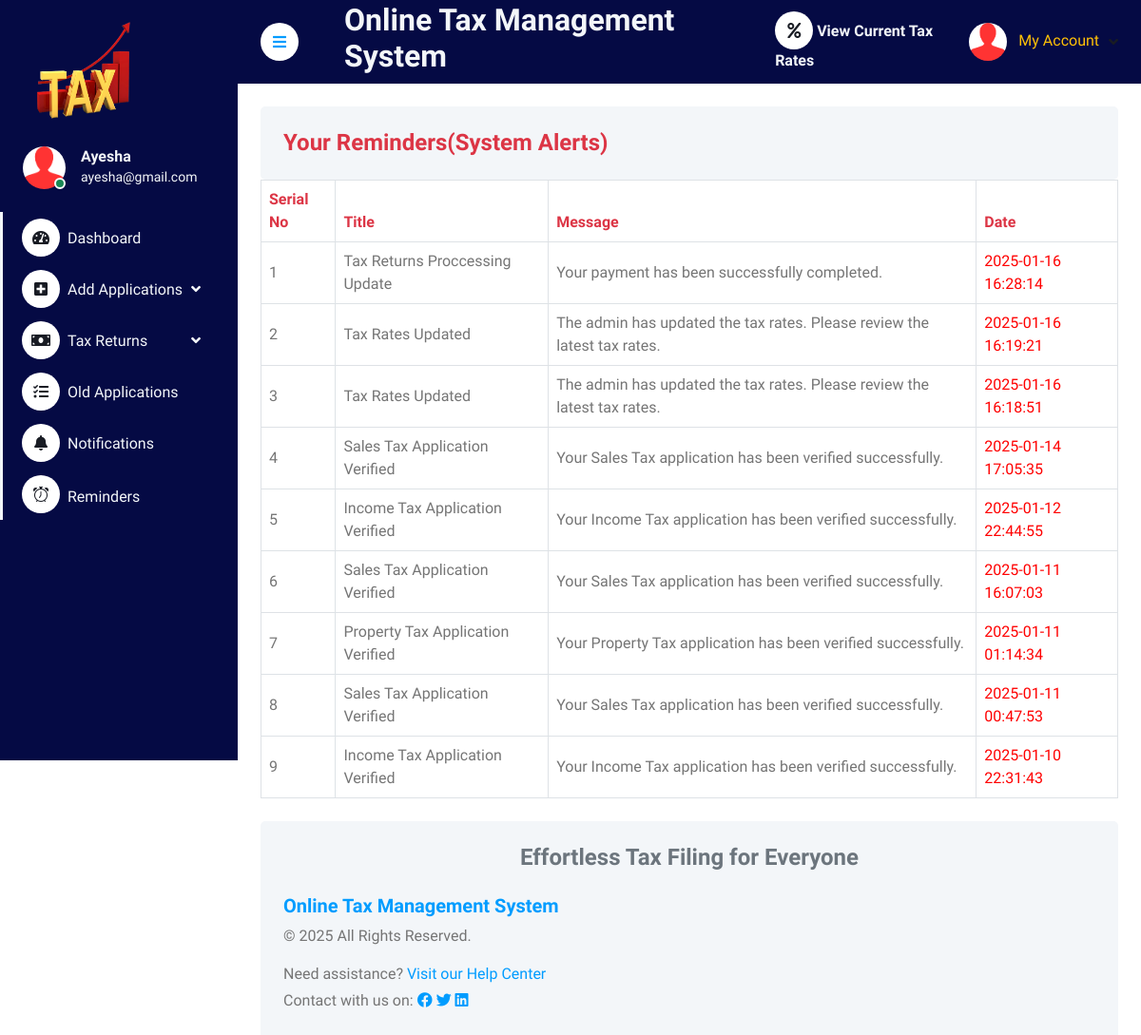
/user/view_alerts.php (signed in), run on the app's committed database.
### tables this page shows
CREATE TABLE `tbluser` (
  `ID` int(5) NOT NULL,
  `FullName` varchar(250) DEFAULT NULL,
  `MobileNumber` bigint(10) DEFAULT NULL,
  `Email` varchar(250) DEFAULT NULL,
  `Password` varchar(250) DEFAULT NULL,
  `RegDate` timestamp NULL DEFAULT current_timestamp()
);

CREATE TABLE `tblnotifications` (
  `id` int(11) NOT NULL,
  `title` varchar(255) NOT NULL,
  `message` text NOT NULL,
  `type` enum('automated','custom') NOT NULL,
  `recipient_id` int(11) DEFAULT NULL,
  `status` enum('unread','read') DEFAULT 'unread',
  `created_at` timestamp NOT NULL DEFAULT current_timestamp(),
  `admin_id` int(11) NOT NULL
);

### user/view_alerts.php (the view, shortened to what this page needs)
<?php
include('includes/dbconnection.php');
$userid = $_SESSION['ocasuid'];
?>
<!DOCTYPE html>
<html lang="en">
<head>
    <link href="https://cdnjs.cloudflare.com/ajax/libs/font-awesome/5.10.0/css/all.min.css" rel="stylesheet">
    <link href="https://cdn.jsdelivr.net/npm/bootstrap-icons@1.4.1/font/bootstrap-icons.css" rel="stylesheet">
    <link href="lib/owlcarousel/assets/owl.carousel.min.css" rel="stylesheet">
    <link href="lib/tempusdominus/css/tempusdominus-bootstrap-4.min.css" rel="stylesheet" />
    <link href="css/bootstrap.min.css" rel="stylesheet">
    <link href="css/style.css" rel="stylesheet">
</head>
<body>
    <div class="container-fluid position-relative bg-white d-flex p-0">
        <?php include_once('includes/sidebar.php'); ?>
        <div class="content">
            <?php include_once('includes/header.php'); ?>
            <div class="container-fluid pt-4 px-4">
                <div class="bg-light rounded p-4">
                    <h4 class="mb-0 text-danger">Your Reminders(System Alerts)</h4>
                </div>
                <div class="table-responsive">
                    <table class="table text-start align-middle table-bordered table-hover mb-0">
                        <thead>
                            <tr class="text-danger">
                              <th>Serial No</th>
                              <th>Title</th>
                                <th>Message</th>
                                <th>Date</th>
                            </tr>
                        </thead>
                        <tbody>
                            <?php
                                $sql = "SELECT * FROM tblnotifications WHERE type = 'automated' AND (recipient_id = :userid OR recipient_id IS NULL) ORDER BY created_at DESC";
                                $query = $dbh->prepare($sql);
                                $query->bindParam(':userid', $userid, PDO::PARAM_INT);
                                $query->execute();
                                $results = $query->fetchAll(PDO::FETCH_OBJ);
                                $c=1;
                                if (count($results) > 0) {
                                    foreach ($results as $notif) {
                                        echo "<tr>";
                                         echo "<td>$c</td>";
                                        echo "<td>" . htmlentities($notif->title) . "</td>";
                                        echo "<td>" . htmlentities($notif->message) . "</td>";
                                        echo "<td style='color: red';>" . htmlentities($notif->created_at) . "</td>";
                                        echo "</tr>";
                                        $c++;
                                    }
                                } else {
                                    echo "<tr><td colspan='3' class='text-center'>No alerts found.</td></tr>";
                                }
                            ?>
                        </tbody>
                    </table>
                </div>
            </div>
            <?php include('includes/footer.php'); ?>
        </body>
</html>

### user/includes/sidebar.php (shortened to what this page needs)
<div class="sidebar pe-4 pb-3" style="background-color: #050A44;">
    <nav class="navbar bg-transparent navbar-light">
        <a href="dashboard.php" class="navbar-brand mx-4 mb-3">
            <img src="../assets/img/logo1.png" alt="Logo" style="height: 120px; width: 130px;">
        </a>
        <div class="d-flex align-items-center ms-4 mb-4">
            <div class="position-relative">
                <img class="rounded-circle" src="img/user.jpg" alt="User" style="width: 45px; height: 45px;">
                <div class="bg-success rounded-circle border border-2 border-white position-absolute end-0 bottom-0 p-1"></div>
            </div>
            <div class="ms-3 text-light">
                <?php
                $uid=$_SESSION['ocasuid'];
                $sql="SELECT * FROM tbluser WHERE ID=:uid";
                $query = $dbh->prepare($sql);
                $query->bindParam(':uid', $uid, PDO::PARAM_STR);
                $query->execute();
                $results=$query->fetchAll(PDO::FETCH_OBJ);
                if ($query->rowCount() > 0) {
                    foreach ($results as $row) {
                ?>
                <h6 class="mb-0 text-light"><?php echo $row->FullName; ?></h6>
                <small><?php echo $row->Email; ?></small>
                <?php }} ?>
            </div>
        </div>
        <div class="navbar-nav w-100 text-light">
            <a href="dashboard.php" class="nav-item nav-link text-light"><i class="fa fa-tachometer-alt me-2 text-dark"></i>Dashboard</a>
            <div class="nav-item dropdown">
                <a href="#" class="nav-link dropdown-toggle text-light" data-bs-toggle="dropdown"><i class="fas fa-plus-square me-2 text-dark"></i>Add Applications</a>
            </div>
            <div class="nav-item dropdown">
                <a href="#" class="nav-link dropdown-toggle text-light" data-bs-toggle="dropdown"><i class="fa fa-money-bill me-2 text-dark"></i>Tax Returns</a>
            </div>
            <div class="nav-item dropdown">
                <a href="manageincometax.php" class="nav-link text-light"><i class="fas fa-tasks me-2 text-dark"></i>Old Applications</a>
            </div>
            <div class="nav-item">
                <a href="viewnotifications.php" class="nav-item nav-link text-light"><i class="fas fa-bell me-2 text-dark"></i>Notifications</a>
            </div>
            <div class="nav-item">
                <a href="view_Alerts.php" class="nav-item nav-link text-light"><i class="bi bi-alarm me-2 text-dark"></i>Reminders</a>
            </div>
        </div>
    </nav>
</div>

### user/includes/header.php (shortened to what this page needs)
<nav class="navbar navbar-expand sticky-top px-4 py-0" style="background-color: #050A44">
    <a href="#" class="sidebar-toggler flex-shrink-0 me-4">
        <i class="fa fa-bars"></i>
    </a>
    <h2 class="text-light ms-4">Online Tax Management System</h2>
    <div class="navbar-nav align-items-center ms-auto">
        <div class="nav-item">
            <a href="view_rates.php" class="nav-link fw-bold text-light"><i class="fas fa-percent text-dark"></i>
            View Current Tax Rates
            </a>
        </div>
        <div class="nav-item dropdown">
            <a href="#" class="nav-link dropdown-toggle" data-bs-toggle="dropdown">
                <img class="rounded-circle me-lg-2" src="img/user.jpg" alt="" style="width: 40px; height: 40px;">
                <?php
                $uid = $_SESSION['ocasuid'];
                $sql = "SELECT * from tbluser where ID=:uid";
                $query = $dbh->prepare($sql);
                $query->bindParam(':uid', $uid, PDO::PARAM_STR);
                $query->execute();
                $results = $query->fetchAll(PDO::FETCH_OBJ);
                $cnt = 1;
                if ($query->rowCount() > 0) {
                    foreach ($results as $row) {
                ?>
                <span class="d-none d-lg-inline-flex text-warning">My Account</span>
                <?php $cnt = $cnt + 1; }} ?>
            </a>
        </div>
    </div>
</nav>

### user/css/style.css (style rules this page uses)
:root { --primary: #009CFF; --light: #F3F6F9; --dark: #191C24; }
.sidebar { position: fixed; top: 0; left: 0; bottom: 0; width: 250px; height: 100vh; overflow-y: auto; background: var(--light); transition: 0.5s; z-index: 999; }
.content { margin-left: 250px; min-height: 100vh; background: #FFFFFF; transition: 0.5s; }
@media (min-width: 992px) { .sidebar { margin-left: 0; } }
@media (min-width: 992px) { .content { width: calc(100% - 250px); } }
.sidebar .navbar .navbar-nav .nav-link { padding: 7px 20px; color: var(--dark); font-weight: 500; border-left: 3px solid var(--light); border-radius: 0 30px 30px 0; outline: none; }
.sidebar .navbar .navbar-nav .nav-link i { width: 40px; height: 40px; display: inline-flex; align-items: center; justify-content: center; background: #FFFFFF; border-radius: 40px; }
.sidebar .navbar .dropdown-toggle::after { position: absolute; top: 15px; right: 15px; border: none; content: "\f107"; font-family: "Font Awesome 5 Free"; font-weight: 900; transition: .5s; }
.content .navbar .navbar-nav .nav-link { margin-left: 25px; padding: 12px 0; color: var(--dark); outline: none; }
.content .navbar .sidebar-toggler, .content .navbar .navbar-nav .nav-link i { width: 40px; height: 40px; display: inline-flex; align-items: center; justify-content: center; background: #FFFFFF; border-radius: 40px; }
.content .navbar .dropdown-toggle::after { margin-left: 6px; vertical-align: middle; border: none; content: "\f107"; font-family: "Font Awesome 5 Free"; font-weight: 900; transition: .5s; }

### user/view_alerts.php (style rules this page uses)
body { background-color: #f8f9fa; }

### user/includes/sidebar.php (style rules this page uses)
.sidebar { min-height: 100vh; }

### data on the page
tbluser: FullName "Ayesha", Email "ayesha@gmail.com"
tblnotifications: title "Tax Returns Proccessing Update", message "Your payment has been successfully completed.", created_at "2025-01-16 16:28:14"
tblnotifications: title "Tax Rates Updated", message "The admin has updated the tax rates. Please review the latest tax rates.", created_at "2025-01-16 16:19:21"
tblnotifications: title "Tax Rates Updated", message "The admin has updated the tax rates. Please review the latest tax rates.", created_at "2025-01-16 16:18:51"
tblnotifications: title "Sales Tax Application Verified", message "Your Sales Tax application has been verified successfully.", created_at "2025-01-14 17:05:35"
tblnotifications: title "Income Tax Application Verified", message "Your Income Tax application has been verified successfully.", created_at "2025-01-12 22:44:55"
tblnotifications: title "Sales Tax Application Verified", message "Your Sales Tax application has been verified successfully.", created_at "2025-01-11 16:07:03"
tblnotifications: title "Property Tax Application Verified", message "Your Property Tax application has been verified successfully.", created_at "2025-01-11 01:14:34"
tblnotifications: title "Sales Tax Application Verified", message "Your Sales Tax application has been verified successfully.", created_at "2025-01-11 00:47:53"
tblnotifications: title "Income Tax Application Verified", message "Your Income Tax application has been verified successfully.", created_at "2025-01-10 22:31:43"
